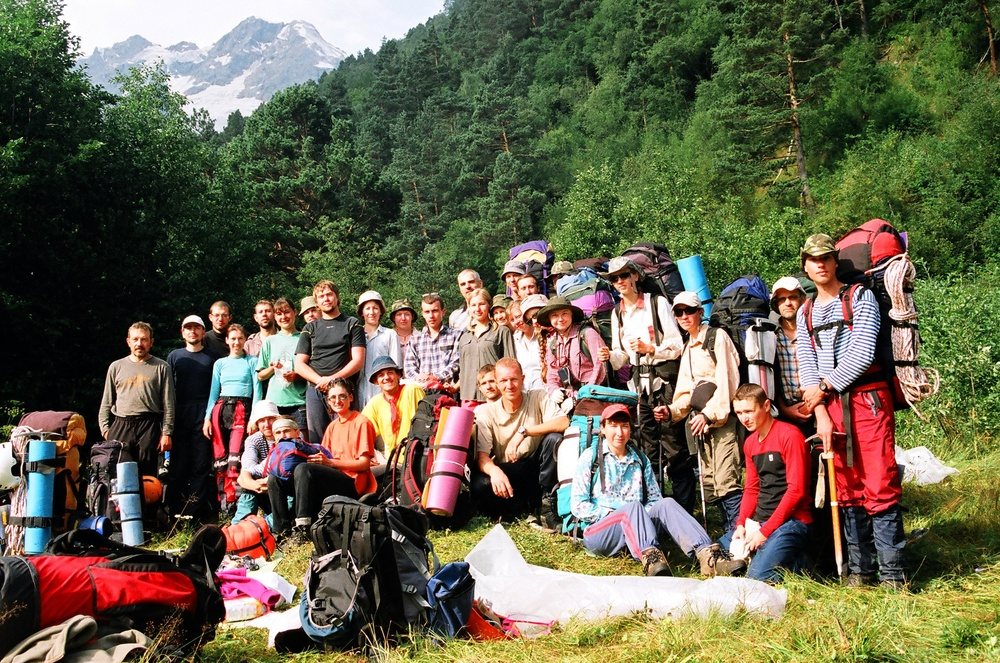
#> input picture 5/1.jpg, 1000 x 663 px, shrunk from 2560 x 1698 before the run
$ jupyter execute Task_5.ipynb
#> lines starting #> are read from the running program, lines starting #| are printed output that depends on the picture
[cell 1]
import os
import cv2
import matplotlib.pyplot as plt

[cell 2]
cv2_dir = os.path.dirname(os.path.abspath(cv2.__file__))
print(cv2_dir)
haar_def = os.path.join(cv2_dir, 'data\haarcascade_frontalface_default.xml')
haar_eye = os.path.join(cv2_dir, 'data\haarcascade_eye.xml')
haar_smile = os.path.join(cv2_dir, 'data\haarcascade_smile.xml')
curpath = os.getcwd()
#print(curpath)
path = f'{curpath}//5//1.jpg'
img = cv2.imread(path)
#> img is the input picture: shape (663, 1000, 3); mean B, G, R 77.4, 100, 104.1
img = cv2.cvtColor(img, cv2.COLOR_BGR2RGB)
plt.imshow(img)
plt.show()

[cell 3]
face_cascade = cv2.CascadeClassifier(haar_def)
faces_rect = face_cascade.detectMultiScale(cv2.cvtColor(img, cv2.COLOR_RGB2GRAY), scaleFactor=1.1, minNeighbors=7)
#> faces_rect = [[465, 294, 27, 27], [419, 302, 26, 26], [177, 314, 35, 35], [126, 329, 28, 28], [495, 369, 29, 29], [325, 386, 27, 27]]
res_img = img.copy()
for (x, y, w, h) in faces_rect:
    cv2.rectangle(res_img, (x, y), (x+w, y+h), (0, 255, 0), 2)
#> this loop made 6 passes
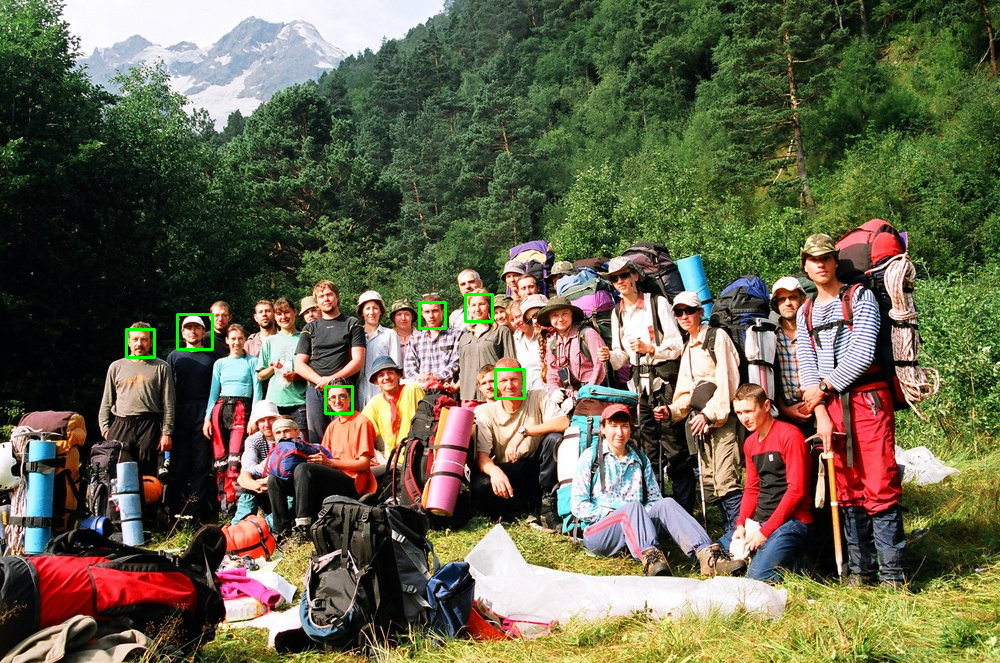
#> res_img: shape (663, 1000, 3); mean R, G, B 103.7, 100.5, 77.2
plt.imshow(res_img)
plt.show()

[cell 4]
cascade = cv2.CascadeClassifier(haar_smile)
rect = cascade.detectMultiScale(cv2.cvtColor(img, cv2.COLOR_RGB2GRAY), scaleFactor=9.0, minNeighbors=10)
#> rect = ()
res_img = img.copy()
for (x, y, w, h) in rect:
    cv2.rectangle(res_img, (x, y), (x+w, y+h), (0, 255, 0), 2)
#> this loop made 0 passes
plt.imshow(res_img)
plt.show()

[cell 5]
cascade = cv2.CascadeClassifier(haar_eye)
rect = cascade.detectMultiScale(cv2.cvtColor(img, cv2.COLOR_RGB2GRAY), scaleFactor=1.05, minNeighbors=1, maxSize = (10, 10))
res_img = img.copy()
for (x, y, w, h) in rect:
    cv2.rectangle(res_img, (x, y), (x+w, y+h), (0, 255, 0), 2)
plt.imshow(res_img)
plt.show()
